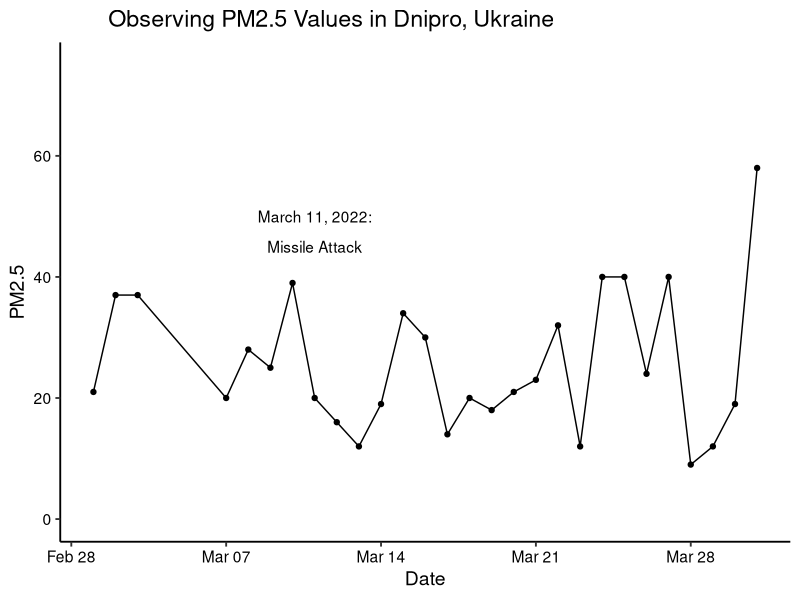
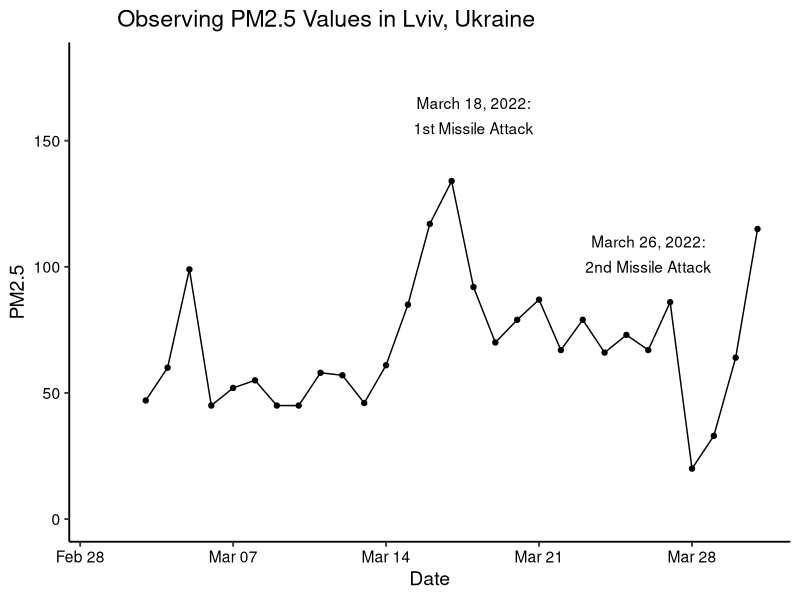
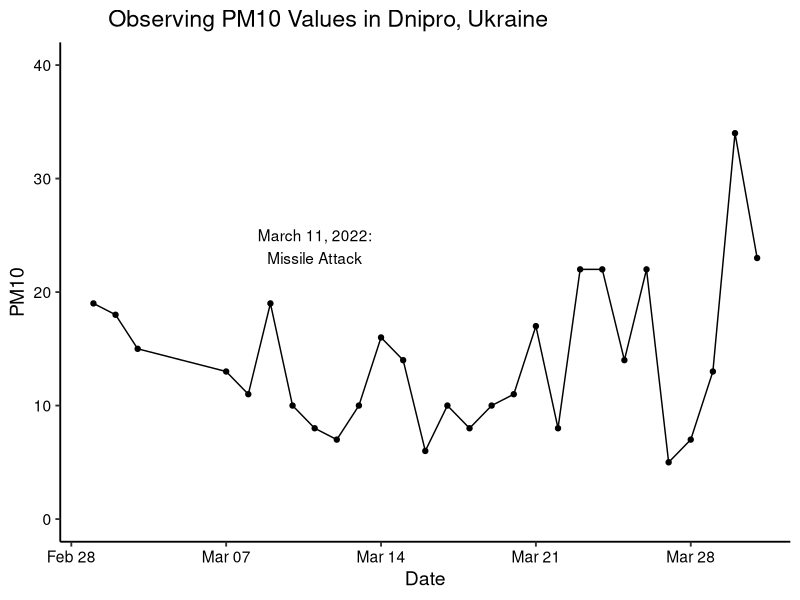
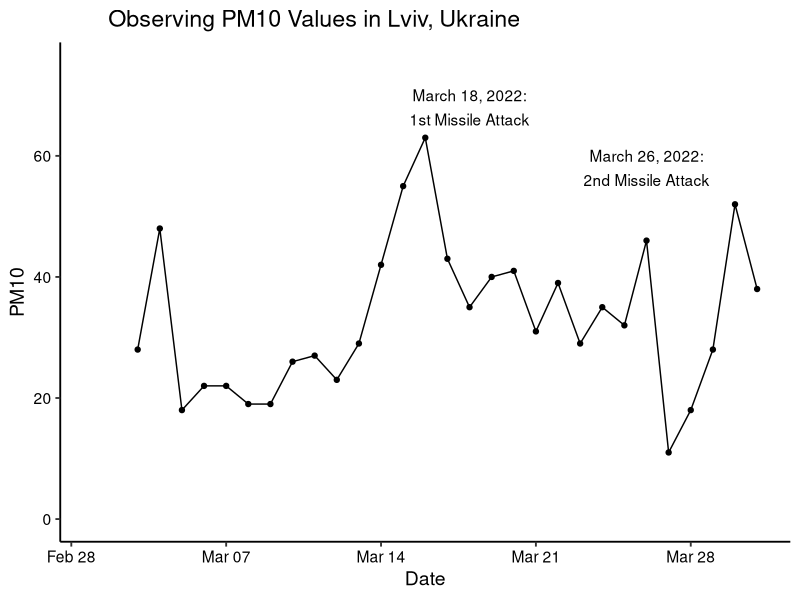

Source code (R) for these figures, in order:
## ---- chunk 1
# Set your working directory 

getwd() 

# Load your packages  

library(tidyverse)
library(lubridate)
library(ggplot2)

# Set your ggplot theme

ourtheme <- theme_classic(base_size = 14)+ 
  theme(axis.text = element_text(color="black"), 
        legend.position = "top")
theme_set(ourtheme)
  
# Load your datasets

UkraineData <- read.csv("./Data/RawData/Ukraine_AQIData.csv", stringsAsFactors = TRUE)

## ---- chunk 2
# Initial wrangling 

Ukraine_Processed <- UkraineData %>% 
  drop_na(pm10) %>% 
  drop_na(pm25) 

# Setting Date 

Ukraine_Processed$date <- as.Date(Ukraine_Processed$date, "%m/%d/%y")

# Creating subsets by city  

Dnipro <- Ukraine_Processed %>% 
  filter(City %in% "Dnipro")

Lviv <- Ukraine_Processed %>% 
  filter(City %in% "Lviv")

## ---- chunk 3
# DNIPRO PM2.5
PM25_Dnipro_PLOT <- ggplot(Dnipro, aes(x = date, y = pm25)) + 
              geom_line()+  
  geom_point()+
  scale_x_date(limits = as.Date(c("2022-03-01", "2022-03-31")))+ 
  xlab("Date")+ 
  ylab("PM2.5")+ 
  labs(title = "        Observing PM2.5 Values in Dnipro, Ukraine")+
  ylim(0,75)+ 
  annotate(geom = "text", x = as.Date("2022-03-11"), y = 50, label ="March 11, 2022:")+ 
  annotate(geom = "text", x = as.Date("2022-03-11"), y = 45, label ="Missile Attack")
print(PM25_Dnipro_PLOT) 


# LVIV PM2.5
PM25_Lviv_PLOT <- ggplot(Lviv, aes(x = date, y = pm25)) + 
              geom_line()+  
  geom_point()+
  scale_x_date(limits = as.Date(c("2022-03-01", "2022-03-31")))+ 
  xlab("Date")+ 
  ylab("PM2.5")+ 
  labs(title = "        Observing PM2.5 Values in Lviv, Ukraine")+
  ylim(0,180)+
  annotate(geom = "text", x = as.Date("2022-03-18"), y = 165, label ="March 18, 2022:")+ 
  annotate(geom = "text", x = as.Date("2022-03-18"), y = 155, label ="1st Missile Attack")+ 
  annotate(geom = "text", x = as.Date("2022-03-26"), y = 110, label ="March 26, 2022:")+ 
  annotate(geom = "text", x = as.Date("2022-03-26"), y = 100, label ="2nd Missile Attack")
print(PM25_Lviv_PLOT)
## ---- chunk 4

#DNIPRO PM2.5
PM10_Dnipro_PLOT <- ggplot(Dnipro, aes(x = date, y = pm10)) + 
              geom_line()+  
  geom_point()+
  scale_x_date(limits = as.Date(c("2022-03-01", "2022-03-31")))+ 
  xlab("Date")+ 
  ylab("PM10")+ 
  labs(title = "        Observing PM10 Values in Dnipro, Ukraine")+
  ylim(0,40)+
  annotate(geom = "text", x = as.Date("2022-03-11"), y = 25, label ="March 11, 2022:")+ 
  annotate(geom = "text", x = as.Date("2022-03-11"), y = 23, label ="Missile Attack")
print(PM10_Dnipro_PLOT)   


#LVIV PM10
PM10_Lviv_PLOT <- ggplot(Lviv, aes(x = date, y = pm10)) + 
              geom_line()+  
  geom_point()+
  scale_x_date(limits = as.Date(c("2022-03-01", "2022-03-31")))+ 
  xlab("Date")+ 
  ylab("PM10")+ 
  labs(title = "        Observing PM10 Values in Lviv, Ukraine")+
  ylim(0,75)+
  annotate(geom = "text", x = as.Date("2022-03-18"), y = 70, label ="March 18, 2022:")+ 
  annotate(geom = "text", x = as.Date("2022-03-18"), y = 66, label ="1st Missile Attack")+ 
  annotate(geom = "text", x = as.Date("2022-03-26"), y = 60, label ="March 26, 2022:")+ 
  annotate(geom = "text", x = as.Date("2022-03-26"), y = 56, label ="2nd Missile Attack")
print(PM10_Lviv_PLOT)

